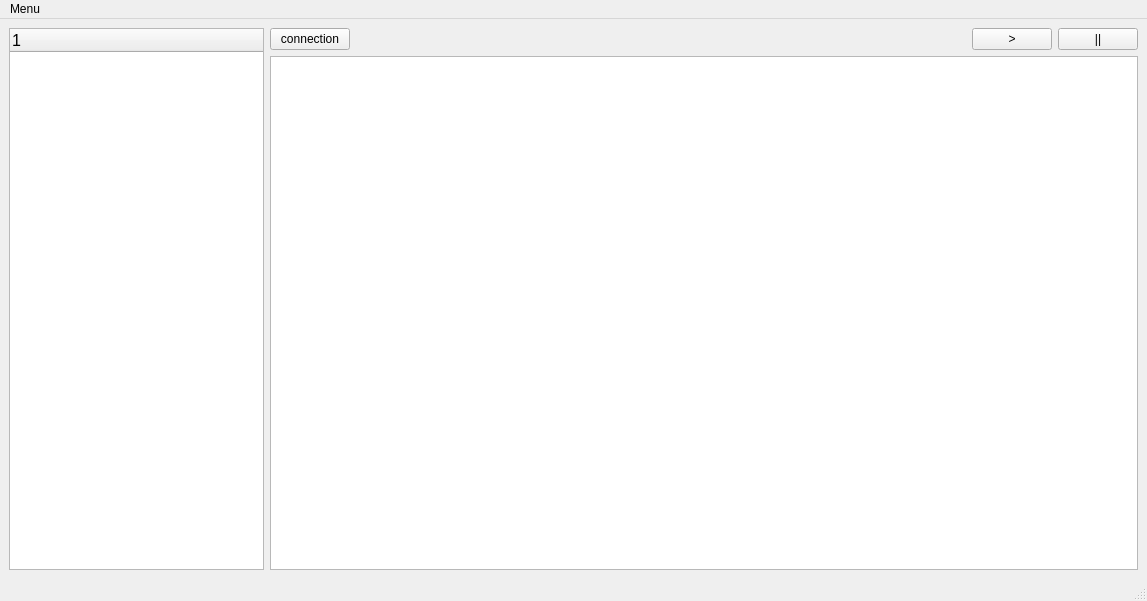
<?xml version="1.0" encoding="UTF-8"?>
<ui version="4.0">
 <class>my_client</class>
 <widget class="QMainWindow" name="my_client">
  <property name="geometry">
   <rect>
    <x>0</x>
    <y>0</y>
    <width>1147</width>
    <height>601</height>
   </rect>
  </property>
  <property name="windowTitle">
   <string>my_client</string>
  </property>
  <widget class="QWidget" name="centralwidget">
   <property name="autoFillBackground">
    <bool>true</bool>
   </property>
   <layout class="QHBoxLayout" name="horizontalLayout">
    <item>
     <widget class="QTreeWidget" name="treeWidget">
      <property name="minimumSize">
       <size>
        <width>254</width>
        <height>0</height>
       </size>
      </property>
      <property name="maximumSize">
       <size>
        <width>255</width>
        <height>16777215</height>
       </size>
      </property>
      <property name="font">
       <font>
        <pointsize>12</pointsize>
       </font>
      </property>
      <column>
       <property name="text">
        <string notr="true">1</string>
       </property>
      </column>
     </widget>
    </item>
    <item>
     <layout class="QVBoxLayout" name="verticalLayout">
      <item>
       <layout class="QVBoxLayout" name="verticalLayout_2">
        <item>
         <layout class="QHBoxLayout" name="horizontalLayout_4">
          <item>
           <widget class="QPushButton" name="pushButton">
            <property name="text">
             <string>connection</string>
            </property>
           </widget>
          </item>
          <item>
           <spacer name="horizontalSpacer">
            <property name="orientation">
             <enum>Qt::Horizontal</enum>
            </property>
            <property name="sizeHint" stdset="0">
             <size>
              <width>40</width>
              <height>20</height>
             </size>
            </property>
           </spacer>
          </item>
          <item>
           <widget class="QPushButton" name="pushButton_3">
            <property name="text">
             <string>&gt;</string>
            </property>
           </widget>
          </item>
          <item>
           <widget class="QPushButton" name="pushButton_2">
            <property name="text">
             <string>||</string>
            </property>
           </widget>
          </item>
         </layout>
        </item>
        <item>
         <widget class="QTableView" name="tableView">
          <property name="sortingEnabled">
           <bool>true</bool>
          </property>
         </widget>
        </item>
       </layout>
      </item>
     </layout>
    </item>
   </layout>
  </widget>
  <widget class="QMenuBar" name="menubar">
   <property name="geometry">
    <rect>
     <x>0</x>
     <y>0</y>
     <width>1147</width>
     <height>22</height>
    </rect>
   </property>
   <widget class="QMenu" name="menuMenu">
    <property name="title">
     <string>Menu</string>
    </property>
    <addaction name="separator"/>
    <addaction name="actionSettings"/>
   </widget>
   <addaction name="menuMenu"/>
  </widget>
  <widget class="QStatusBar" name="statusbar"/>
  <action name="actionSettings">
   <property name="text">
    <string>Settings</string>
   </property>
   <property name="toolTip">
    <string>Set port and gost names</string>
   </property>
  </action>
 </widget>
 <resources/>
 <connections/>
</ui>
